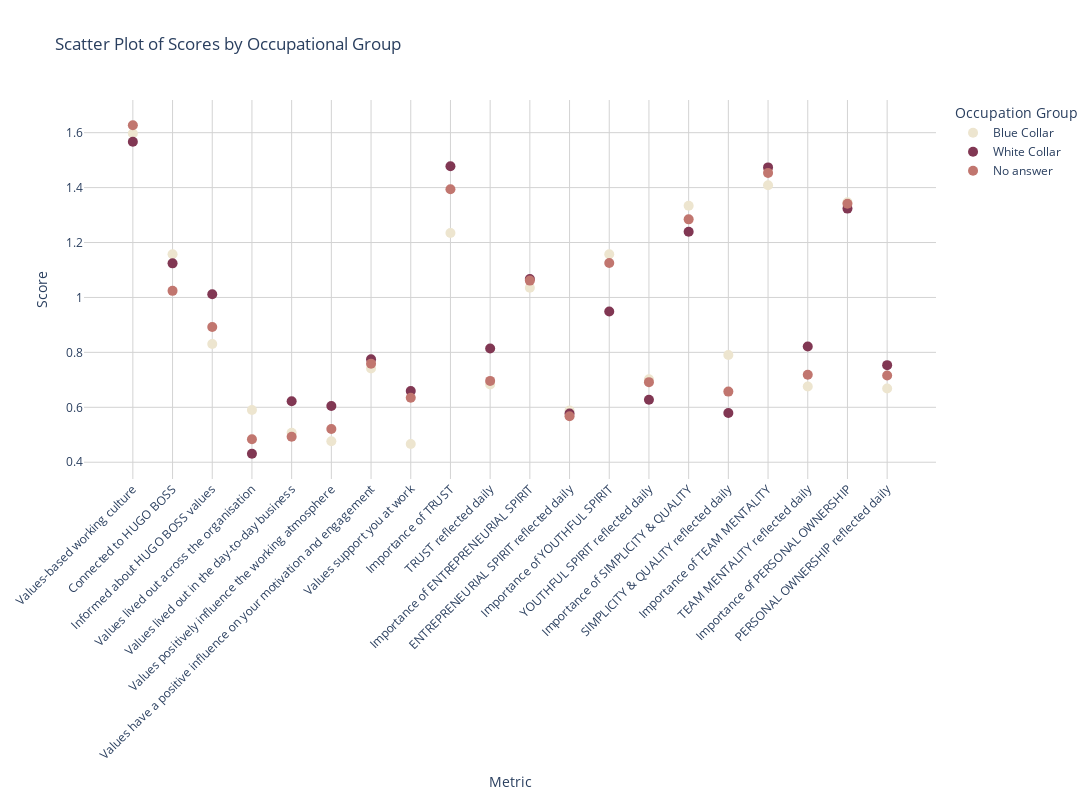

Notebook source saved alongside this figure:
### Code cell
# Reshape the DataFrame to a long format
df_long = df_occupation.melt(id_vars='Metric', value_vars=['Blue Collar', 'White Collar', 'No answer'], 
                  var_name='Occupation Group', value_name='Score')
# Pick colors from the opposite ends of the Brwnyl color scale
custom_colors = [px.colors.sequential.Brwnyl[0], px.colors.sequential.Brwnyl[5], px.colors.sequential.Brwnyl[3]]

fig = px.scatter(df_long, x='Metric', y='Score', color='Occupation Group',
                 title='Scatter Plot of Scores by Occupational Group',
                 labels={'Score': 'Score', 'Metric': 'Metric'},
                 hover_name='Metric',
                 color_discrete_sequence=custom_colors)

fig.update_layout(
    xaxis_tickangle=-45,
    plot_bgcolor='white',
    xaxis=dict(showgrid=True, gridcolor='lightgray'),
    yaxis=dict(showgrid=True, gridcolor='lightgray'),
    width=1200, height=800
)

fig.update_traces(marker=dict(size=10)) 

fig.show()

### Figure 1 — Plotly figure (JSON) as saved in the notebook; plotly's stock layout.template omitted (floating-point values rounded to 4 significant figures)
{"data": [{"hovertemplate": "<b>%{hovertext}</b><br><br>Occupation Group=Blue Collar<br>Metric=%{x}<br>Score=%{y}<extra></extra>", "hovertext": ["Values-based working culture", "Connected to HUGO BOSS", "Informed about HUGO BOSS values", "Values lived out across the organisation", "Values lived out in the day-to-day business", "Values positively influence the working atmosphere", "Values have a positive influence on your motivation and engagement", "Values support you at work", "Importance of TRUST", "TRUST reflected daily", "Importance of ENTREPRENEURIAL SPIRIT", "ENTREPRENEURIAL SPIRIT reflected daily", "Importance of YOUTHFUL SPIRIT", "YOUTHFUL SPIRIT reflected daily", "Importance of SIMPLICITY & QUALITY", "SIMPLICITY & QUALITY reflected daily", "Importance of TEAM MENTALITY", "TEAM MENTALITY reflected daily", "Importance of PERSONAL OWNERSHIP", "PERSONAL OWNERSHIP reflected daily"], "legendgroup": "Blue Collar", "marker": {"color": "rgb(237, 229, 207)", "size": 10, "symbol": "circle"}, "mode": "markers", "name": "Blue Collar", "orientation": "v", "showlegend": true, "type": "scatter", "x": ["Values-based working culture", "Connected to HUGO BOSS", "Informed about HUGO BOSS values", "Values lived out across the organisation", "Values lived out in the day-to-day business", "Values positively influence the working atmosphere", "Values have a positive influence on your motivation and engagement", "Values support you at work", "Importance of TRUST", "TRUST reflected daily", "Importance of ENTREPRENEURIAL SPIRIT", "ENTREPRENEURIAL SPIRIT reflected daily", "Importance of YOUTHFUL SPIRIT", "YOUTHFUL SPIRIT reflected daily", "Importance of SIMPLICITY & QUALITY", "SIMPLICITY & QUALITY reflected daily", "Importance of TEAM MENTALITY", "TEAM MENTALITY reflected daily", "Importance of PERSONAL OWNERSHIP", "PERSONAL OWNERSHIP reflected daily"], "xaxis": "x", "y": [1.597, 1.157, 0.8304, 0.5905, 0.5075, 0.4761, 0.7412, 0.4661, 1.235, 0.6834, 1.035, 0.5879, 1.157, 0.7023, 1.334, 0.7902, 1.408, 0.6759, 1.347, 0.6683], "yaxis": "y"}, {"hovertemplate": "<b>%{hovertext}</b><br><br>Occupation Group=White Collar<br>Metric=%{x}<br>Score=%{y}<extra></extra>", "hovertext": ["Values-based working culture", "Connected to HUGO BOSS", "Informed about HUGO BOSS values", "Values lived out across the organisation", "Values lived out in the day-to-day business", "Values positively influence the working atmosphere", "Values have a positive influence on your motivation and engagement", "Values support you at work", "Importance of TRUST", "TRUST reflected daily", "Importance of ENTREPRENEURIAL SPIRIT", "ENTREPRENEURIAL SPIRIT reflected daily", "Importance of YOUTHFUL SPIRIT", "YOUTHFUL SPIRIT reflected daily", "Importance of SIMPLICITY & QUALITY", "SIMPLICITY & QUALITY reflected daily", "Importance of TEAM MENTALITY", "TEAM MENTALITY reflected daily", "Importance of PERSONAL OWNERSHIP", "PERSONAL OWNERSHIP reflected daily"], "legendgroup": "White Collar", "marker": {"color": "rgb(129, 55, 83)", "size": 10, "symbol": "circle"}, "mode": "markers", "name": "White Collar", "orientation": "v", "showlegend": true, "type": "scatter", "x": ["Values-based working culture", "Connected to HUGO BOSS", "Informed about HUGO BOSS values", "Values lived out across the organisation", "Values lived out in the day-to-day business", "Values positively influence the working atmosphere", "Values have a positive influence on your motivation and engagement", "Values support you at work", "Importance of TRUST", "TRUST reflected daily", "Importance of ENTREPRENEURIAL SPIRIT", "ENTREPRENEURIAL SPIRIT reflected daily", "Importance of YOUTHFUL SPIRIT", "YOUTHFUL SPIRIT reflected daily", "Importance of SIMPLICITY & QUALITY", "SIMPLICITY & QUALITY reflected daily", "Importance of TEAM MENTALITY", "TEAM MENTALITY reflected daily", "Importance of PERSONAL OWNERSHIP", "PERSONAL OWNERSHIP reflected daily"], "xaxis": "x", "y": [1.567, 1.124, 1.011, 0.4307, 0.6221, 0.605, 0.7745, 0.6594, 1.478, 0.8143, 1.067, 0.5775, 0.9489, 0.6277, 1.239, 0.5791, 1.474, 0.8216, 1.324, 0.7534], "yaxis": "y"}, {"hovertemplate": "<b>%{hovertext}</b><br><br>Occupation Group=No answer<br>Metric=%{x}<br>Score=%{y}<extra></extra>", "hovertext": ["Values-based working culture", "Connected to HUGO BOSS", "Informed about HUGO BOSS values", "Values lived out across the organisation", "Values lived out in the day-to-day business", "Values positively influence the working atmosphere", "Values have a positive influence on your motivation and engagement", "Values support you at work", "Importance of TRUST", "TRUST reflected daily", "Importance of ENTREPRENEURIAL SPIRIT", "ENTREPRENEURIAL SPIRIT reflected daily", "Importance of YOUTHFUL SPIRIT", "YOUTHFUL SPIRIT reflected daily", "Importance of SIMPLICITY & QUALITY", "SIMPLICITY & QUALITY reflected daily", "Importance of TEAM MENTALITY", "TEAM MENTALITY reflected daily", "Importance of PERSONAL OWNERSHIP", "PERSONAL OWNERSHIP reflected daily"], "legendgroup": "No answer", "marker": {"color": "rgb(193, 118, 111)", "size": 10, "symbol": "circle"}, "mode": "markers", "name": "No answer", "orientation": "v", "showlegend": true, "type": "scatter", "x": ["Values-based working culture", "Connected to HUGO BOSS", "Informed about HUGO BOSS values", "Values lived out across the organisation", "Values lived out in the day-to-day business", "Values positively influence the working atmosphere", "Values have a positive influence on your motivation and engagement", "Values support you at work", "Importance of TRUST", "TRUST reflected daily", "Importance of ENTREPRENEURIAL SPIRIT", "ENTREPRENEURIAL SPIRIT reflected daily", "Importance of YOUTHFUL SPIRIT", "YOUTHFUL SPIRIT reflected daily", "Importance of SIMPLICITY & QUALITY", "SIMPLICITY & QUALITY reflected daily", "Importance of TEAM MENTALITY", "TEAM MENTALITY reflected daily", "Importance of PERSONAL OWNERSHIP", "PERSONAL OWNERSHIP reflected daily"], "xaxis": "x", "y": [1.627, 1.024, 0.8922, 0.4835, 0.4925, 0.521, 0.759, 0.6347, 1.394, 0.6961, 1.061, 0.5674, 1.126, 0.6916, 1.284, 0.6572, 1.454, 0.7186, 1.341, 0.7156], "yaxis": "y"}], "layout": {"height": 800, "legend": {"title": {"text": "Occupation Group"}, "tracegroupgap": 0}, "plot_bgcolor": "white", "title": {"text": "Scatter Plot of Scores by Occupational Group"}, "width": 1200, "xaxis": {"anchor": "y", "domain": [0, 1], "gridcolor": "lightgray", "showgrid": true, "tickangle": -45, "title": {"text": "Metric"}}, "yaxis": {"anchor": "x", "domain": [0, 1], "gridcolor": "lightgray", "showgrid": true, "title": {"text": "Score"}}}}
